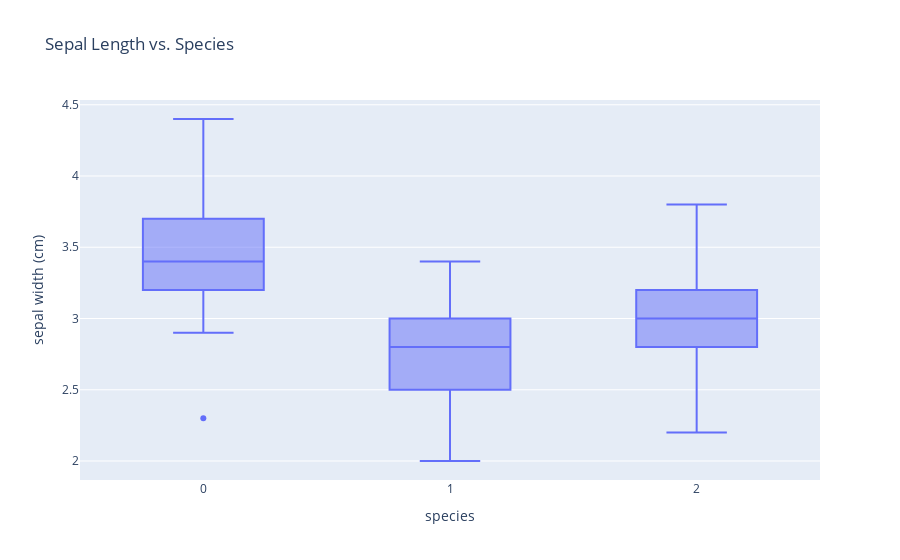

Notebook code for this chart:
### Code cell
fig = px.box(df, x = 'species', y = 'sepal width (cm)', title = 'Sepal Length vs. Species')
fig.show()

### Figure 1 — Plotly figure (JSON) as saved in the notebook; plotly's stock layout.template omitted (floating-point values rounded to 4 significant figures; data arrays with more than 128 entries replaced by an {"elided": "..."} marker saying what was removed)
{"data": [{"alignmentgroup": "True", "hovertemplate": "species=%{x}<br>sepal width (cm)=%{y}<extra></extra>", "legendgroup": "", "marker": {"color": "#636efa"}, "name": "", "notched": false, "offsetgroup": "", "orientation": "v", "showlegend": false, "type": "box", "x": {"elided": "150 int values"}, "x0": " ", "xaxis": "x", "y": {"elided": "150 float values"}, "y0": " ", "yaxis": "y"}], "layout": {"boxmode": "group", "legend": {"tracegroupgap": 0}, "title": {"text": "Sepal Length vs. Species"}, "xaxis": {"anchor": "y", "domain": [0, 1], "title": {"text": "species"}}, "yaxis": {"anchor": "x", "domain": [0, 1], "title": {"text": "sepal width (cm)"}}}}
